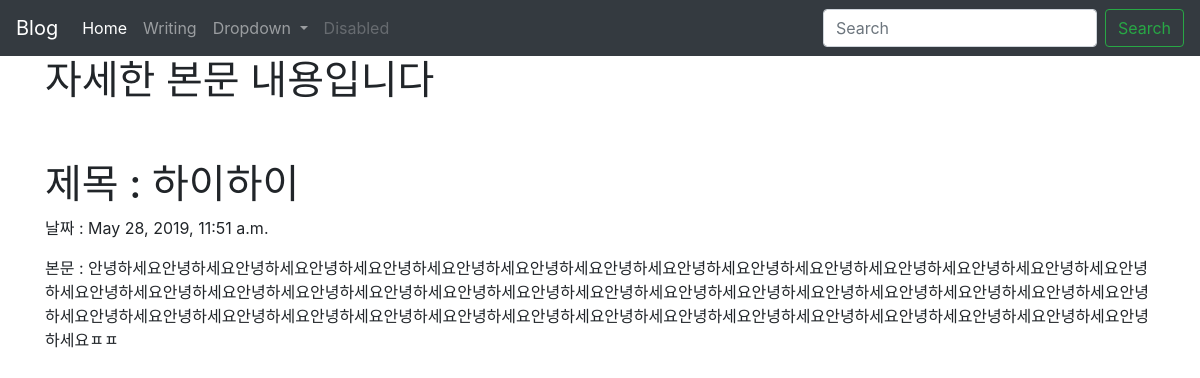
Page /blog/2 on the committed database.
### blog/models.py (models this page shows, shortened)
class Blog(models.Model):
    title = models.CharField(max_length=200)
    pub_date = models.DateTimeField('date published')
    body = models.TextField()

### blog/views.py (the view)
# urls.py: path('<int:blog_id>', views.detail, name="detail"),
def detail(request, blog_id):
    details = get_object_or_404(Blog, pk=blog_id)
    return render(request, 'detail.html', {'details':details})

### blog/templates/detail.html (shortened to what this page needs)
<head>
        <link rel="stylesheet" href="https://stackpath.bootstrapcdn.com/bootstrap/4.3.1/css/bootstrap.min.css">
    </head>
    <body>
            <nav class="navbar navbar-expand-lg navbar-dark bg-dark">
                    <a class="navbar-brand" href="#">Blog</a>
                    <div class="collapse navbar-collapse" id="navbarSupportedContent">
                      <ul class="navbar-nav mr-auto">
                        <li class="nav-item active">
                          <a class="nav-link" href="#">Home <span class="sr-only">(current)</span></a>
                        </li>
                        <li class="nav-item">
                          <a class="nav-link" href="#">Writing</a>
                        </li>
                        <li class="nav-item dropdown">
                          <a class="nav-link dropdown-toggle" href="#" id="navbarDropdown" role="button" data-toggle="dropdown" aria-haspopup="true" aria-expanded="false">
                            Dropdown
                          </a>
                        </li>
                        <li class="nav-item">
                          <a class="nav-link disabled" href="#" tabindex="-1" aria-disabled="true">Disabled</a>
                        </li>
                      </ul>
                      <form class="form-inline my-2 my-lg-0">
                        <input class="form-control mr-sm-2" type="search" placeholder="Search" aria-label="Search">
                        <button class="btn btn-outline-success my-2 my-sm-0" type="submit">Search</button>
                      </form>
                    </div>
                  </nav>
    <div class="container">
        <h1> 자세한 본문 내용입니다</h1>
        <br><br>
        <h1> 제목 : {{details.title}}</h1>
        <p> 날짜 : {{details.pub_date}}</p>
        <p> 본문 : {{details.body}}</p>
    </div>
</body>

### rows in the picture
Blog: title "하이하이", pub_date "May 28, 2019, 11:51 a.m.", body "안녕하세요안녕하세요안녕하세요안녕하세요안녕하세요안녕하세요안녕하세요안녕하세요안녕하세요안녕하세요안녕하세요안녕하세요안녕하세요안녕하세요안녕하세요안녕하세요안녕하세요안녕하세요안녕하세요안녕하세요안녕하세요안녕하세요안녕하세요안녕하세요안녕하세요안녕하세요안녕하세요안녕하세요안녕하세요안녕하세요안녕하세요안녕하세요안녕하세요안녕하세요안녕하세요안녕하세요안녕하세요안녕하세요안녕하세요안녕하세요안녕하세요안녕하세요안녕하세요안녕하세요안녕하세요ㅍㅍ"
